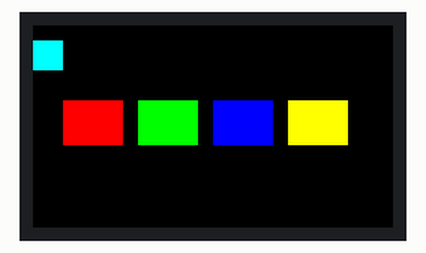
Bench run of a program on a simulated CircuitPython board. Shown: 240×135 colour display. What the program prints to the serial console is not drawn.

Above: at 7.1 s.
At 9.5 s:
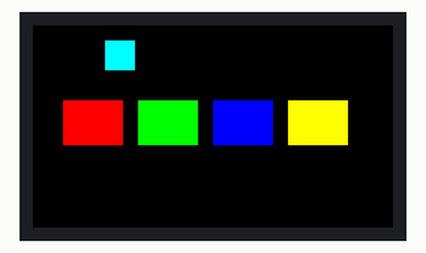
At 12.0 s:
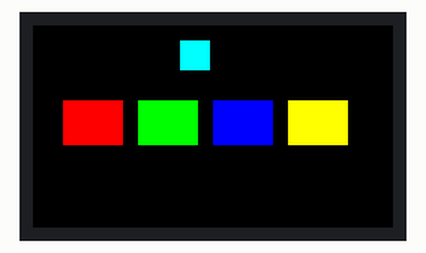
At 14.5 s:
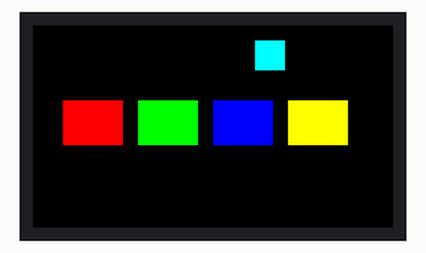
At 17.0 s:
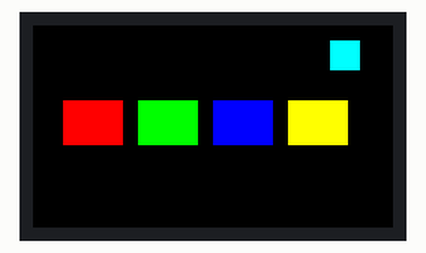
At 17.7 s:
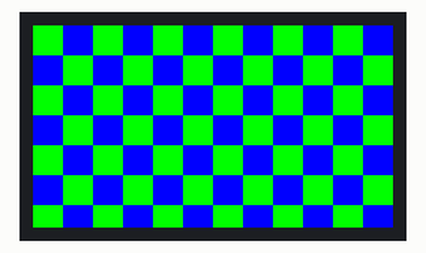

The program:

working_display_test.py
```python
import board
import displayio
import digitalio
import adafruit_st7789
import time

print("=== Working Display Test ===")
print("ESP32-S3 Reverse TFT Feather")

try:
    # Step 1: Release any existing displays
    print("Step 1: Releasing displays...")
    displayio.release_displays()
    print("✅ Displays released")

    # Step 2: Setup backlight
    print("Step 2: Setting up backlight...")
    backlight = digitalio.DigitalInOut(board.TFT_BACKLIGHT)
    backlight.direction = digitalio.Direction.OUTPUT
    backlight.value = True
    print("✅ Backlight ON")

    # Step 3: Setup SPI and display pins
    print("Step 3: Setting up SPI...")
    spi = board.SPI()
    print("✅ SPI ready")

    print("Step 4: Setting up display pins...")
    # Using the correct pins for ESP32-S3 Reverse TFT
    tft_cs = board.TFT_CS
    tft_dc = board.TFT_DC
    tft_reset = board.TFT_RESET
    print("✅ Display pins configured")

    # Step 5: Create display bus
    print("Step 5: Creating display bus...")
    display_bus = displayio.FourWire(
        spi,
        command=tft_dc,
        chip_select=tft_cs,
        reset=tft_reset
    )
    print("✅ Display bus created")

    # Step 6: Initialize ST7789 display
    print("Step 6: Initializing ST7789...")
    display = adafruit_st7789.ST7789(
        display_bus,
        width=240,
        height=135,
        rotation=270,  # Landscape for reverse TFT
        rowstart=40,   # Offset for this display
        colstart=53
    )
    print("✅ ST7789 initialized")

    # Step 7: Create display group
    print("Step 7: Creating display group...")
    main_group = displayio.Group()
    display.show(main_group)
    print("✅ Display group shown")

    # Step 8: Test colors
    print("Step 8: Testing colors...")
    colors = [0xFF0000, 0x00FF00, 0x0000FF, 0xFFFF00, 0xFF00FF, 0x00FFFF, 0xFFFFFF]
    color_names = ["Red", "Green", "Blue", "Yellow", "Magenta", "Cyan", "White"]

    for color, name in zip(colors, color_names):
        print(f"Showing: {name}")

        # Create full screen bitmap
        bitmap = displayio.Bitmap(240, 135, 1)
        palette = displayio.Palette(1)
        palette[0] = color
        tile_grid = displayio.TileGrid(bitmap, pixel_shader=palette, x=0, y=0)

        # Clear and show new color
        while len(main_group) > 0:
            main_group.pop()
        main_group.append(tile_grid)

        time.sleep(1)

    print("✅ Color test complete")

    # Step 9: Graphics test
    print("Step 9: Graphics test...")

    # Black background
    bg_bitmap = displayio.Bitmap(240, 135, 1)
    bg_palette = displayio.Palette(1)
    bg_palette[0] = 0x000000
    bg_tile = displayio.TileGrid(bg_bitmap, pixel_shader=bg_palette, x=0, y=0)

    while len(main_group) > 0:
        main_group.pop()
    main_group.append(bg_tile)

    # Add colored rectangles
    rect_colors = [0xFF0000, 0x00FF00, 0x0000FF, 0xFFFF00]
    for i, color in enumerate(rect_colors):
        rect_bitmap = displayio.Bitmap(40, 30, 1)
        rect_palette = displayio.Palette(1)
        rect_palette[0] = color
        rect_tile = displayio.TileGrid(
            rect_bitmap,
            pixel_shader=rect_palette,
            x=20 + i * 50,
            y=50
        )
        main_group.append(rect_tile)

    print("✅ Graphics test complete")

    # Step 10: Animation test
    print("Step 10: Animation test...")

    # Moving rectangle
    moving_bitmap = displayio.Bitmap(20, 20, 1)
    moving_palette = displayio.Palette(1)
    moving_palette[0] = 0x00FFFF
    moving_tile = displayio.TileGrid(moving_bitmap, pixel_shader=moving_palette, x=0, y=10)
    main_group.append(moving_tile)

    # Animate for 10 seconds
    for frame in range(100):
        x_pos = (frame * 2) % 220
        moving_tile.x = x_pos
        time.sleep(0.1)

    print("🎉 ALL TESTS PASSED!")
    print("Display is working perfectly!")

    # Final success pattern
    while len(main_group) > 0:
        main_group.pop()

    # Success checkered pattern
    pattern_bitmap = displayio.Bitmap(240, 135, 2)
    pattern_palette = displayio.Palette(2)
    pattern_palette[0] = 0x00FF00  # Green
    pattern_palette[1] = 0x0000FF  # Blue

    for y in range(135):
        for x in range(240):
            if (x // 20 + y // 20) % 2 == 0:
                pattern_bitmap[x, y] = 0
            else:
                pattern_bitmap[x, y] = 1

    pattern_tile = displayio.TileGrid(pattern_bitmap, pixel_shader=pattern_palette, x=0, y=0)
    main_group.append(pattern_tile)

    print("SUCCESS PATTERN DISPLAYED")

except Exception as e:
    print(f"❌ Error: {e}")
    print(f"Error type: {type(e)}")

    # Try to turn on backlight even if display fails
    try:
        backlight = digitalio.DigitalInOut(board.TFT_BACKLIGHT)
        backlight.direction = digitalio.Direction.OUTPUT
        backlight.value = True
        print("✅ Backlight ON despite error")
    except:
        print("❌ Could not control backlight")

print("=== Test Complete ===")

# Keep running
while True:
    time.sleep(1)
```

Measured:
- what the display in image 4 shows lasts 0.7 s, from 16.9 s to 17.6 s
